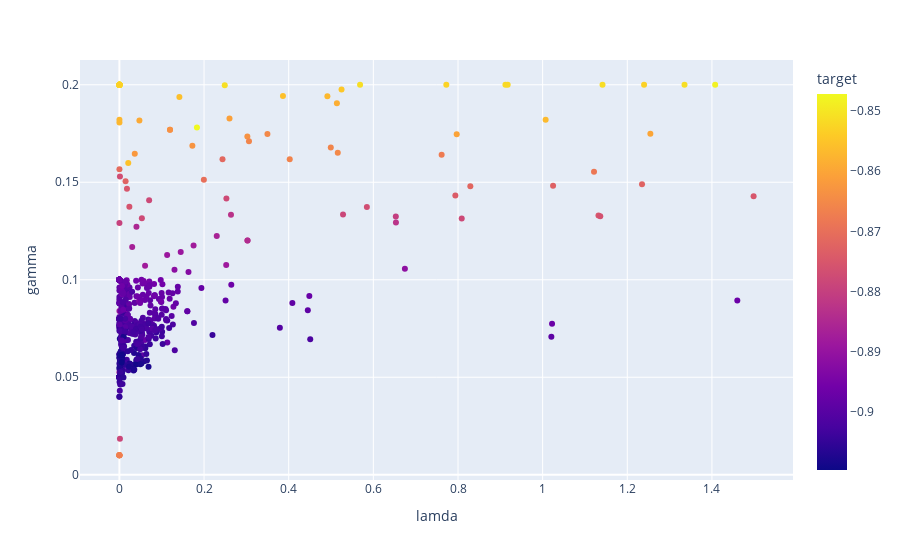

Here is the notebook cell this chart was saved with:
### Code cell
px.scatter(df, x="lamda", y="gamma", color="target")

### Figure 1 — Plotly figure (JSON) as saved in the notebook; plotly's stock layout.template omitted (floating-point values rounded to 4 significant figures; data arrays with more than 128 entries replaced by an {"elided": "..."} marker saying what was removed)
{"data": [{"hovertemplate": "lamda=%{x}<br>gamma=%{y}<br>target=%{marker.color}<extra></extra>", "legendgroup": "", "marker": {"color": {"elided": "616 float values"}, "coloraxis": "coloraxis", "symbol": "circle"}, "mode": "markers", "name": "", "orientation": "v", "showlegend": false, "type": "scatter", "x": {"elided": "616 float values"}, "xaxis": "x", "y": {"elided": "616 float values"}, "yaxis": "y"}], "layout": {"coloraxis": {"colorbar": {"title": {"text": "target"}}, "colorscale": [[0, "#0d0887"], [0.1111, "#46039f"], [0.2222, "#7201a8"], [0.3333, "#9c179e"], [0.4444, "#bd3786"], [0.5556, "#d8576b"], [0.6667, "#ed7953"], [0.7778, "#fb9f3a"], [0.8889, "#fdca26"], [1, "#f0f921"]]}, "legend": {"tracegroupgap": 0}, "margin": {"t": 60}, "xaxis": {"anchor": "y", "domain": [0, 1], "title": {"text": "lamda"}}, "yaxis": {"anchor": "x", "domain": [0, 1], "title": {"text": "gamma"}}}}
